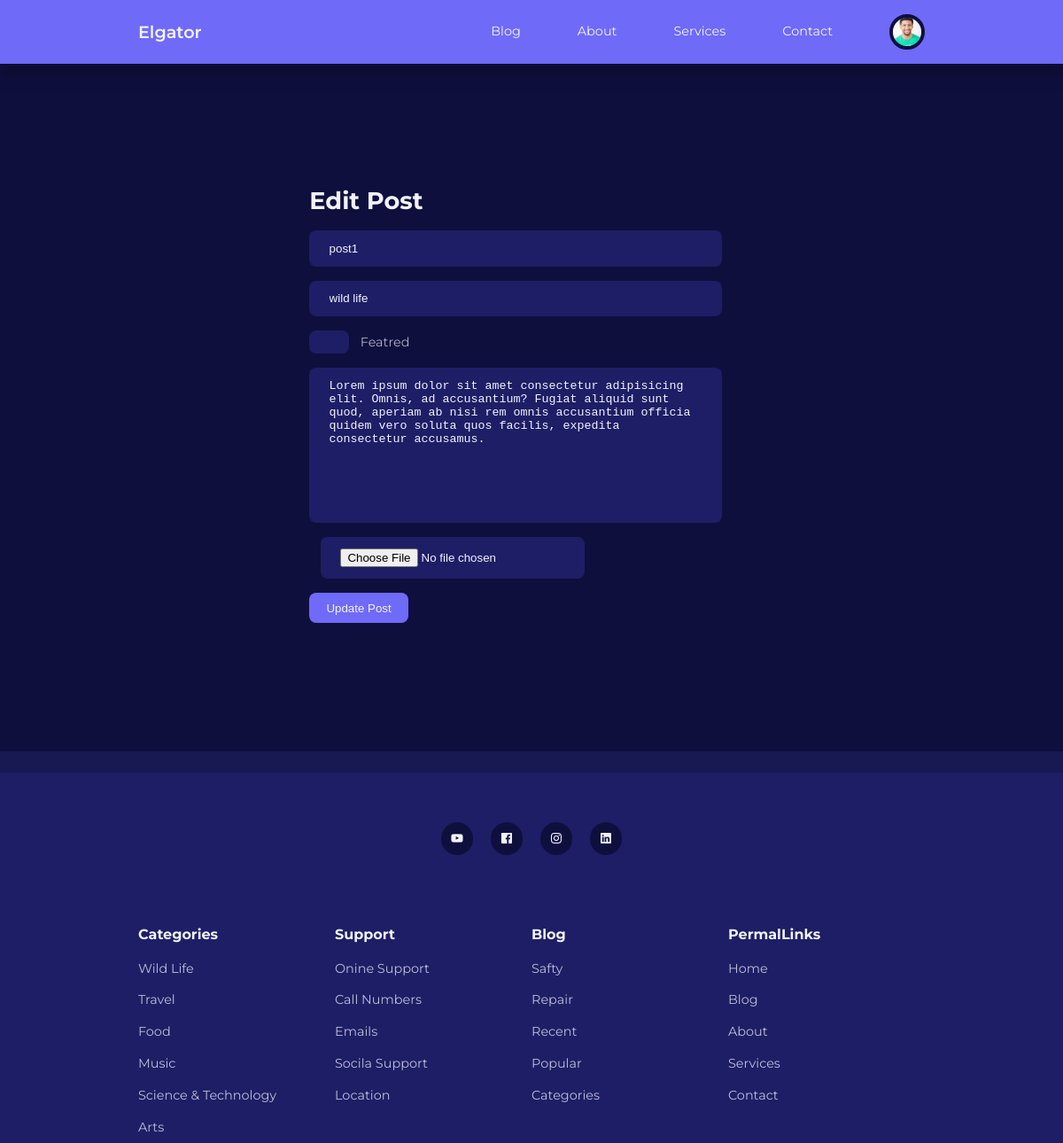
Page /admin/edit-post.php?id=7 (signed in) on the committed database.
### tables this page shows
CREATE TABLE `users` (
  `id` int(11) NOT NULL,
  `firstname` varchar(50) DEFAULT NULL,
  `lastname` varchar(50) DEFAULT NULL,
  `username` varchar(50) NOT NULL,
  `email` varchar(100) DEFAULT NULL,
  `password` varchar(255) DEFAULT NULL,
  `avatar` varchar(255) DEFAULT NULL,
  `is_admin` tinyint(4) DEFAULT NULL
);

CREATE TABLE `posts` (
  `id` int(11) NOT NULL,
  `title` varchar(255) NOT NULL,
  `body` text DEFAULT NULL,
  `date_time` timestamp NOT NULL DEFAULT current_timestamp(),
  `thumbnails` varchar(255) DEFAULT NULL,
  `category_id` int(11) DEFAULT NULL,
  `author_id` int(11) DEFAULT NULL,
  `is_featured` tinyint(1) DEFAULT NULL
);

### admin/edit-post.php (the view, shortened to what this page needs)
<?php
include '../admin/partials/header.php';
$fetch_categories="SELECT * FROM `categories`";
$title=$_SESSION['edit-post-data']['title']??null;
$body=$_SESSION['edit-post-data']['body']??null;
$fetch_result=mysqli_query($connection,$fetch_categories);
if(isset($_GET['id'])){
    $id=$_GET['id'];
    $query_post="SELECT * FROM `posts` WHERE id=$id";
    $fetch_post_result=mysqli_query($connection,$query_post);
    $post=mysqli_fetch_assoc($fetch_post_result);
}
?>
<section class="form__section">
    <div class="container form__section-container">
        <h2>Edit Post</h2>
        <form method="POST" action="<?=ROOT_URL?>admin/edit-post-logic.php" enctype="multipart/form-data">
            <input value="<?=$post['title'] ??$title?>" name="title" type="text" placeholder="tilte" />
            <select name="category">
                <?php while ($category=mysqli_fetch_assoc($fetch_result)):?>
                <option value="<?=$category['id']?>"><?=$category['title']?></option>
                <?php endwhile; ?>
            </select>
            <div class="form__control">
                <input name="is_featured" type="checkbox" checked id="is_featured" />
                <label for="is_featured">Featred</label>
            </div>
            <textarea value="<?=$post['body']?>" rows="10" name="body"
                placeholder="Body"><?=$post['body'] ??$body?></textarea>
            <div class="form__control">
                <input name="thumbnail" type="file" id="thumbnail" />
            </div>
            <button name="submit" class="btn" type="submit">Update Post</button>
        </form>
    </div>
</section>
<?php
include '../partials/footer.php';
?>

### admin/partials/header.php (shortened to what this page needs)
<?php
require("./config/database.php");
if(isset($_SESSION["user-id"])){
    $id=filter_var($_SESSION["user-id"],FILTER_SANITIZE_NUMBER_INT);
    $fetch_query="SELECT `avatar` FROM `users` WHERE id=$id";
    $result=mysqli_query($connection,$fetch_query);
    $avatar=mysqli_fetch_assoc($result);
}
?>
<!DOCTYPE html>
<html lang="en">
<head>
    <link rel="stylesheet" href="<?=ROOT_URL?>css/styles.css" />
    <link rel="stylesheet" href="https://unicons.iconscout.com/release/v4.0.0/css/line.css" />
</head>
<body>
    <nav>
        <div class="container nav-container">
            <a href="<?=ROOT_URL?>" class="nav-logo">Elgator</a>
            <ul class="nav-items">
                <li><a href="<?=ROOT_URL?>blog.php">Blog</a></li>
                <li><a href="<?=ROOT_URL?>about.php">About</a></li>
                <li><a href="<?=ROOT_URL?>services.php">Services</a></li>
                <li><a href="<?=ROOT_URL?>contact.php">Contact</a></li>
                <?php
                if(isset($_SESSION["user-id"])){
                ?>
                <li class="nav-profile">
                    <div class="avatar">
                        <img src="<?=ROOT_URL."images/".$avatar["avatar"]?>" alt="" />
                    </div>
                </li>
                <?php
                }else{
                ?>
                <li><a href="<?=ROOT_URL?>signin.php">Signin</a></li>
                <?php
                }
                ?>
            </ul>
        </div>
    </nav>

### css/styles.css (style rules this page uses)
:root { --color-primary: #6f6af8; --color-primary-light: hsl(242, 91%, 69%, 18%); --color-primary-variant: #5854c7; --color-red: #da0f3f; --color-red-light: hsl(346, 87%, 46%, 15%); --color-green: #00c476; --color-green-light: hsl(156, 100%, 38%, 15%); --color-gray-900: #1e1e66; --color-gray-700: #2d2b7c; --color-gray-300: rgba(242, 242, 254, 0.3); --color-gray-200: rgba(242, 242, 254, 0.7); --color-white: #f2f2fe; --color-bg: #0f0f3e; --transition: all 300ms ease; --container-width-lg: 74%; --container-width-md: 88%; --form-width: 40%; --card-border-radius-1: 0.3rem; --card-border-radius-2: 0.5rem; --card-border-radius-3: 0.8rem; --card-border-radius-4: 2rem; --card-border-radius-5: 5rem; }
* { margin: 0; padding: 0; outline: none; appearance: none; list-style: none; text-decoration: none; box-sizing: border-box; }
body { font-family: "Montserrat", sans-serif; font-size: 0.9rem; line-height: 1.6; background-color: var(--color-bg); color: var(--color-gray-200); }
.container { width: var(--container-width-lg); max-width: 1800px; margin: 0 auto; }
section { margin-top: 3rem; width: 97vw; }
h1, h2, h3, h4, h5 { color: var(--color-white); line-height: 1.3; }
h2 { font-size: 1.7rem; margin: 1rem 0; }
a { transition: var(--transition); color: var(--color-white); }
img { display: block; object-fit: cover; width: 100%; }
nav { background-color: var(--color-primary); height: 4.5rem; width: 100vw; position: fixed; top: 0; z-index: 10; box-shadow: 0 1rem 1rem rgba(0, 0, 0, 0.2); }
.nav-container { height: 100%; display: flex; align-items: center; justify-content: space-between; }
.avatar { width: 2.5rem; aspect-ratio: 1/1; border-radius: 50%; overflow: hidden; border: 0.3rem solid var(--color-bg); }
.nav-logo { font-weight: 600; font-size: 1.2rem; }
.nav-items { display: flex; gap: 4rem; align-items: center; }
.nav-profile { position: relative; cursor: pointer; }
.btn { display: inline-block; width: fit-content; padding: 0.6rem 1.2rem; background-color: var(--color-primary); border-radius: var(--card-border-radius-2); border: none; transition: var(--transition); color: var(--color-white); cursor: pointer; }
.form__section { display: grid; place-items: center; height: 100vh; }
.form__section-container { width: var(--form-width); }
form { display: flex; flex-direction: column; gap: 1rem; }
.form__control { display: flex; align-items: center; gap: 0.8rem; }
input, textarea, select { padding: 0.8rem 1.4rem; background-color: var(--color-gray-900); border-radius: var(--card-border-radius-2); resize: none; color: var(--color-white); border: none; }

### rows in the picture
users: avatar (picture)
posts: title "post1", body "Lorem ipsum dolor sit amet consectetur adipisicing elit. Omnis, ad accusantium? Fugiat aliquid sunt quod, aperiam ab nisi rem omnis accusantium officia quidem vero soluta quos facilis, expedita consectetur accusamus."

### other values in the picture
form field category "wild life"
